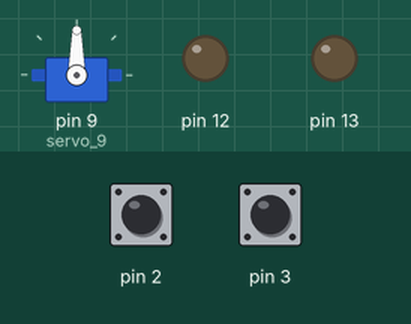
Recording of a sketch running on a simulated Arduino Uno, built with avr-gcc and run on an emulated ATmega328P. On the bench: servo, output pins drawn as LEDs (lit = HIGH). Inputs (shaded band) come from the test bench; at power-on: pin 2 HIGH, pin 3 HIGH.

Above: at 1.2 s.
1.3 s: pin 2 pulled LOW for 0.15 s
At 1.37 s:
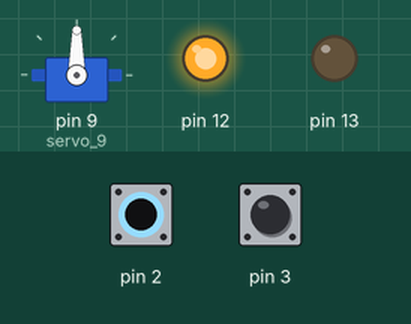
2.9 s: pin 3 pulled LOW for 0.15 s
At 2.97 s:
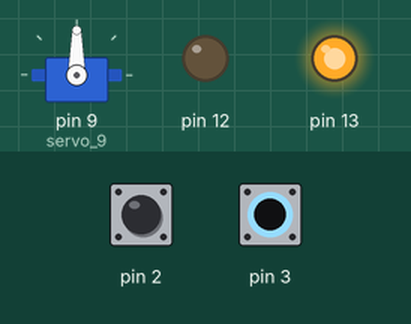
4.5 s: pin 3 pulled LOW for 3.2 s
At 8.9 s:
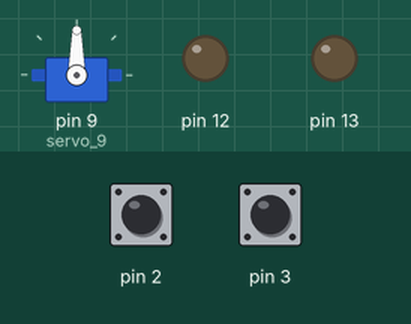
9.2 s: pin 2 pulled LOW for 3.2 s
At 10.1 s:
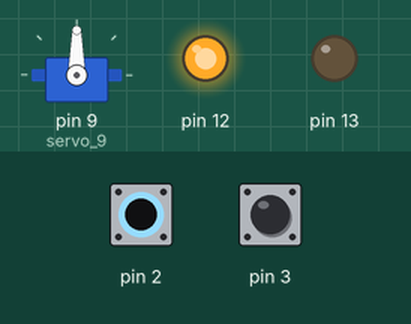
13.9 s: pin 2 driven LOW and pin 3 driven LOW
At 14.7 s:
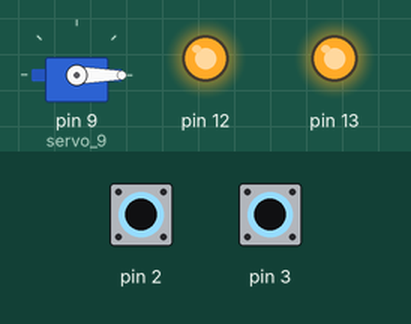
Timing chart, 0 to 16.4 s (numbered marks = the images above; inputs shaded):
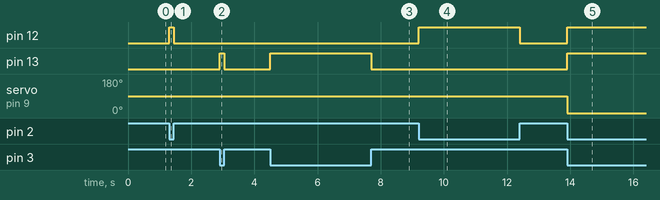

The sketch:

question_2_21__1_.ino
```cpp
#include <Servo.h>

int button1State = 0;  //The state of the button on pin 2
int button2State = 0;  // The State of the button on pin 3

Servo servo_9;

void setup() {
  pinMode(2, INPUT_PULLUP);
  pinMode(3, INPUT_PULLUP);
  pinMode(12, OUTPUT);
  pinMode(13, OUTPUT);

  servo_9.attach(9);

  Serial.begin(9600);
}

void loop() {
  // Read button states and invert logic for INPUT_PULLUP
  button1State = !digitalRead(2);  // Button 1: HIGH if pressed
  button2State = !digitalRead(3);  // Button 2: HIGH if pressed

  // LED feedback for button states
  digitalWrite(12, button1State);  // LED 12 on if button 1 is pressed
  digitalWrite(13, button2State);  // LED 13 on if button 2 is pressed

  // If both buttons are pressed, "open" the door by rotating continuously
  if (button1State && button2State) {
    servo_9.write(0);  // Continuous rotation in one direction (open door)
  } else {
    servo_9.write(90); // Stop servo when buttons are released (door closed)
  }

  delay(10);  // Small delay in order  to stabilize loop
}
```

Measured:
- after the input at 1.3 s, pin 12: LOW → HIGH at once, → LOW 0.15 s later
- after the input at 2.9 s, pin 13: LOW → HIGH at once, → LOW 0.15 s later
- after the input at 4.5 s, pin 13: LOW → HIGH at once, → LOW 3.2 s later
- after the input at 9.2 s, pin 12: LOW → HIGH at once, → LOW 3.2 s later
- after the input at 13.9 s, pin 12, pin 13: LOW → HIGH at once; servo on pin 9 (servo_9): 90° → 0° at once
